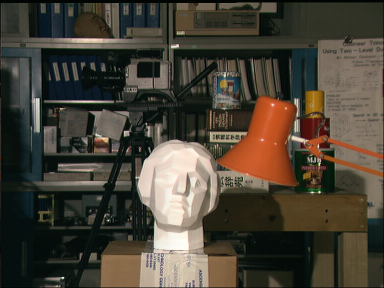
#> input picture implementation-2/images/tsukuba/imL.png, 384 x 288 px
$ python depthMaps.py
#> lines starting #> are read from the running program, lines starting #| are printed output that depends on the picture
import numpy as np
import cv2 as cv
from matplotlib import pyplot as plt


#left_image = cv.imread('tsukuba_l.png', cv.IMREAD_GRAYSCALE)
#right_image = cv.imread('tsukuba_r.png', cv.IMREAD_GRAYSCALE)

left_image = cv.imread('images/tsukuba/imL.png', cv.IMREAD_GRAYSCALE)
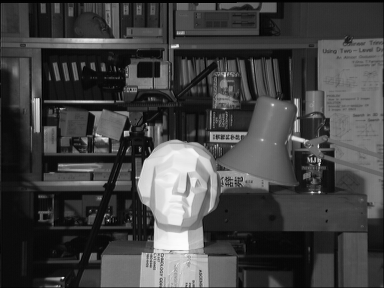
#> left_image: shape (288, 384); min 0, max 253, mean 66.7
right_image = cv.imread('images/tsukuba/imR.png', cv.IMREAD_GRAYSCALE)
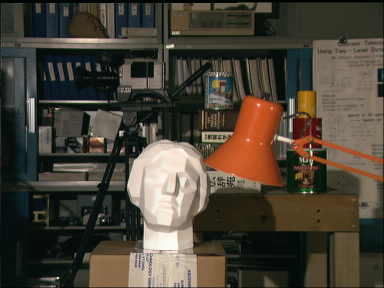
#> input picture implementation-2/images/tsukuba/imR.png, 384 x 288 px
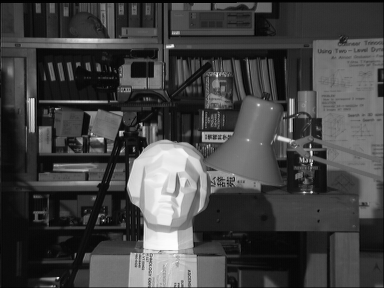
#> right_image: shape (288, 384); min 0, max 253, mean 67.4

#left_image = cv.imread('items2_l.png', cv.IMREAD_GRAYSCALE)
#right_image = cv.imread('items2_r.png', cv.IMREAD_GRAYSCALE)


stereo = cv.StereoBM_create(numDisparities=32, blockSize=21)
# For each pixel algorithm will find the best disparity from 0
# Larger block size implies smoother, though less accurate disparity map
depth = stereo.compute(left_image, right_image)
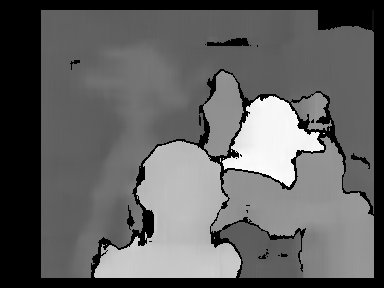
#> depth: shape (288, 384) int16; min -16, max 235, mean 79.9; drawn with min black and max white

print(depth)
#> (printed output is left out)

cv.imshow("Left", left_image)
cv.imshow("right", right_image)

plt.imshow(depth)
plt.axis('off')
plt.show()
